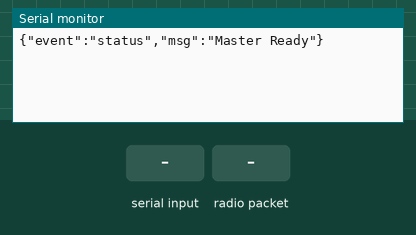
A program run on a simulated ESP32-S3. Parts: the last lines printed to the serial monitor. The test bench sets the inputs (shaded band).

Above: at 1.2 s.
1.3 s: "START_SESSION\n" received over Serial
At 2.5 s:
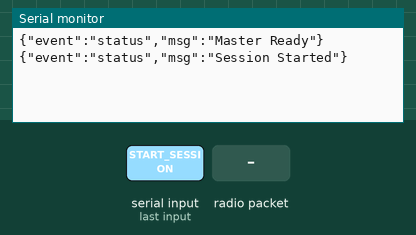
2.8 s: radio packet "START_SESSION" arrives
At 4.0 s:
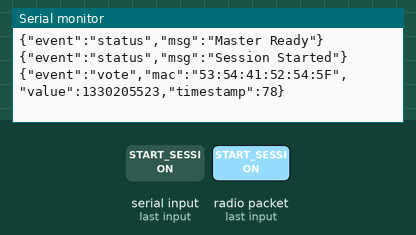
4.3 s: radio packet "STOP_SESSION" arrives
At 5.5 s:
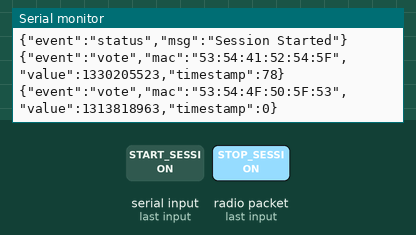
5.8 s: "STOP_SESSION\n" received over Serial
At 7.0 s:
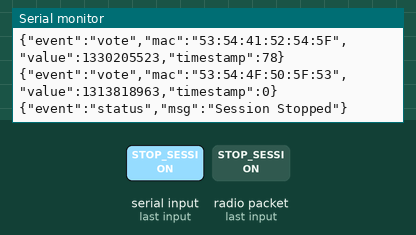
7.3 s: "PING\n" received over Serial
At 8.3 s:
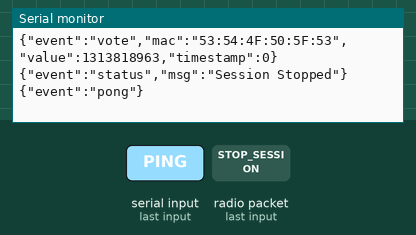

Measured:
- after the input at 1.3 s, the serial monitor: prints a new line at once (image 1)
- after the input at 2.8 s, the serial monitor: prints a new line after 0.05 s (image 2)
- after the input at 4.3 s, the serial monitor: prints a new line after 0.05 s (image 3)
- after the input at 5.8 s, the serial monitor: prints a new line at once (image 4)
- after the input at 7.3 s, the serial monitor: prints a new line at once (image 5)

The program:

main.cpp
```cpp
#include <Arduino.h>
#include <esp_now.h>
#include <WiFi.h>

// --- Configuration ---
// Structure to receive data
// Must match the sender structure
typedef struct struct_message {
  uint8_t device_id[6];
  int vote_value;
  unsigned long timestamp;
} struct_message;

struct_message myData;
bool sessionActive = false; // Default to inactive until PC sends START

// Queue handle
#define MAX_QUEUE_SIZE 10
struct_message messageQueue[MAX_QUEUE_SIZE];
volatile int queueHead = 0;
volatile int queueTail = 0;

void OnDataRecv(const uint8_t * mac, const uint8_t *incomingData, int len) {
  if (!sessionActive) return;

  int nextHead = (queueHead + 1) % MAX_QUEUE_SIZE;
  if (nextHead != queueTail) {
    // Copy data to queue
    memcpy(&messageQueue[queueHead], incomingData, sizeof(myData));
    queueHead = nextHead;
  } else {
    // Queue full, drop packet or handle error
  }
}

void setup() {
  // Init Serial
  Serial.begin(115200);

  // Set device as a Wi-Fi Station
  WiFi.mode(WIFI_STA);

  // Init ESP-NOW
  if (esp_now_init() != ESP_OK) {
    Serial.println("{\"event\":\"error\",\"msg\":\"Error initializing ESP-NOW\"}");
    return;
  }

  // Register for Receive Callback
  esp_now_register_recv_cb(esp_now_recv_cb_t(OnDataRecv));

  Serial.println("{\"event\":\"status\",\"msg\":\"Master Ready\"}");
}

void loop() {
  // Process Queue
  if (queueHead != queueTail) {
    struct_message currentMsg = messageQueue[queueTail];
    queueTail = (queueTail + 1) % MAX_QUEUE_SIZE;

    // Create JSON output
    Serial.print("{\"event\":\"vote\",\"mac\":\"");
    for (int i = 0; i < 6; i++) {
        if (currentMsg.device_id[i] < 0x10) Serial.print("0");
        Serial.print(currentMsg.device_id[i], HEX);
        if (i < 5) Serial.print(":");
    }
    Serial.print("\",\"value\":");
    Serial.print(currentMsg.vote_value);
    Serial.print(",\"timestamp\":");
    Serial.print(currentMsg.timestamp);
    Serial.println("}");
  }

  // Check for Serial commands from PC
  if (Serial.available() > 0) {
    String command = Serial.readStringUntil('\n');
    command.trim();

    if (command == "START_SESSION") {
      sessionActive = true;
      Serial.println("{\"event\":\"status\",\"msg\":\"Session Started\"}");
    } else if (command == "STOP_SESSION") {
      sessionActive = false;
      Serial.println("{\"event\":\"status\",\"msg\":\"Session Stopped\"}");
    } else if (command == "PING") {
      Serial.println("{\"event\":\"pong\"}");
    }
  }
}
```
